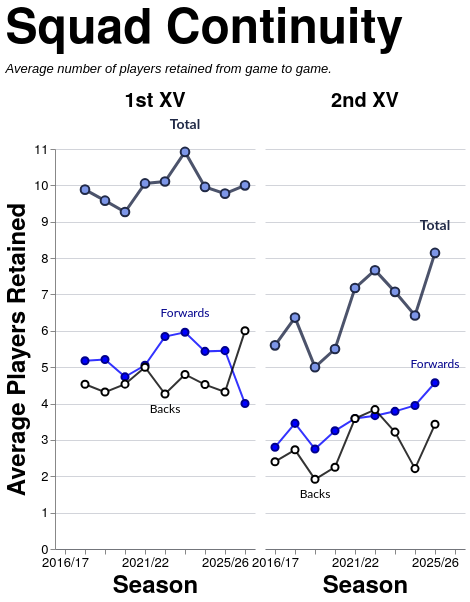

Describe this chart as a Vega-Lite specification.
### Vega-Lite specification from a JSON file in a GitHub repository (floating-point values rounded to 4 significant figures)
{"config": {"axis": {"labelFont": "PT Sans Narrow, Helvetica Neue, Helvetica, Arial, sans-serif", "titleFont": "PT Sans Narrow, Helvetica Neue, Helvetica, Arial, sans-serif", "labelFontSize": 13, "titleFontSize": 24, "gridColor": "#202947", "gridOpacity": 0.2, "zindex": 1}, "text": {"font": "Lato, sans-serif"}, "bar": {"cornerRadiusEnd": 5}, "header": {"labelFont": "PT Sans Narrow, Helvetica Neue, Helvetica, Arial, sans-serif", "titleFont": "PT Sans Narrow, Helvetica Neue, Helvetica, Arial, sans-serif", "labelFontSize": 24, "titleFontSize": 28, "labelFontWeight": "bold", "orient": "left"}, "legend": {"labelFont": "PT Sans Narrow, Helvetica Neue, Helvetica, Arial, sans-serif", "titleFont": "PT Sans Narrow, Helvetica Neue, Helvetica, Arial, sans-serif", "labelFontSize": 14, "titleFontSize": 16, "titlePadding": 5, "fillColor": "white", "strokeColor": "black", "padding": 10, "titleFontWeight": "lighter", "titleFontStyle": "italic", "titleColor": "gray", "offset": 10}, "title": {"font": "PT Sans Narrow, Helvetica Neue, Helvetica, Arial, sans-serif", "fontSize": 48, "fontWeight": "bold", "anchor": "start", "align": "center", "titlePadding": 20, "subtitlePadding": 10, "subtitleFontSize": 13, "subtitleColor": "", "subtitleFontStyle": "italic", "offset": 15, "color": "black"}, "axisX": {"labelAngle": 0}, "facet": {"title": null, "header": null, "align": {"row": "each", "column": "each"}, "spacing": 10}, "resolve": {"scale": {"y": "independent", "facet": "independent"}}, "background": "transparent", "scale": {"offsetBandPaddingOuter": 0.2, "offsetBandPaddingInner": 0.1}, "view": {"stroke": null, "background": "transparent"}}, "data": {"name": "data-42ff90c6efef12682e7249b9466725b0"}, "facet": {"column": {"field": "squad", "header": {"labelExpr": "datum.value + ' XV'", "labelFontSize": 20, "labelPadding": 6}, "sort": ["1st", "2nd"], "title": null, "type": "nominal"}}, "spec": {"layer": [{"mark": {"type": "line", "color": "#202946", "opacity": 0.8, "point": {"filled": true, "color": "#7d96e8", "stroke": "#202946", "size": 75, "strokeWidth": 2}, "strokeWidth": 3}, "encoding": {"detail": [{"field": "unit", "type": "nominal"}], "tooltip": [{"field": "season", "title": "Season", "type": "ordinal"}, {"field": "squad", "title": "Squad", "type": "nominal"}, {"field": "unit", "title": "Unit", "type": "nominal"}, {"field": "retained", "format": ".1f", "title": "Avg Retained", "type": "quantitative"}], "x": {"axis": {"labelAngle": 0, "labelOverlap": "parity"}, "field": "season", "sort": "ascending", "title": "Season", "type": "ordinal"}, "y": {"axis": {"tickMinStep": 1}, "field": "retained", "scale": {"zero": true}, "title": "Average Players Retained", "type": "quantitative"}}, "transform": [{"filter": "(datum.unit === 'Total')"}]}, {"mark": {"type": "line", "color": "blue", "opacity": 0.8, "point": {"filled": true, "color": "blue", "stroke": "darkblue", "size": 50, "strokeWidth": 2}, "strokeWidth": 2}, "encoding": {"detail": [{"field": "unit", "type": "nominal"}], "tooltip": [{"field": "season", "title": "Season", "type": "ordinal"}, {"field": "squad", "title": "Squad", "type": "nominal"}, {"field": "unit", "title": "Unit", "type": "nominal"}, {"field": "retained", "format": ".1f", "title": "Avg Retained", "type": "quantitative"}], "x": {"axis": {"labelAngle": 0, "labelOverlap": "parity"}, "field": "season", "sort": "ascending", "title": "Season", "type": "ordinal"}, "y": {"axis": {"tickMinStep": 1}, "field": "retained", "scale": {"zero": true}, "title": "Average Players Retained", "type": "quantitative"}}, "transform": [{"filter": "(datum.unit === 'Forwards')"}]}, {"mark": {"type": "line", "color": "black", "opacity": 0.8, "point": {"filled": true, "color": "white", "stroke": "black", "size": 50, "strokeWidth": 2}, "strokeWidth": 2}, "encoding": {"detail": [{"field": "unit", "type": "nominal"}], "tooltip": [{"field": "season", "title": "Season", "type": "ordinal"}, {"field": "squad", "title": "Squad", "type": "nominal"}, {"field": "unit", "title": "Unit", "type": "nominal"}, {"field": "retained", "format": ".1f", "title": "Avg Retained", "type": "quantitative"}], "x": {"axis": {"labelAngle": 0, "labelOverlap": "parity"}, "field": "season", "sort": "ascending", "title": "Season", "type": "ordinal"}, "y": {"axis": {"tickMinStep": 1}, "field": "retained", "scale": {"zero": true}, "title": "Average Players Retained", "type": "quantitative"}}, "transform": [{"filter": "(datum.unit === 'Backs')"}]}, {"mark": {"type": "text", "align": "center", "baseline": "bottom", "color": "#202946", "dx": 0, "dy": -20, "fontSize": 14, "fontWeight": "bold"}, "encoding": {"detail": [{"field": "unit", "type": "nominal"}], "text": {"value": "Total"}, "tooltip": [{"field": "season", "title": "Season", "type": "ordinal"}, {"field": "squad", "title": "Squad", "type": "nominal"}, {"field": "unit", "title": "Unit", "type": "nominal"}, {"field": "retained", "format": ".1f", "title": "Avg Retained", "type": "quantitative"}], "x": {"field": "season", "type": "ordinal"}, "y": {"field": "retained", "type": "quantitative"}}, "transform": [{"filter": "(datum.unit === 'Total')"}, {"calculate": "toNumber(split(datum.season, '/')[0])", "as": "season_order"}, {"joinaggregate": [{"op": "max", "field": "retained", "as": "max_value"}, {"op": "min", "field": "retained", "as": "min_value"}], "groupby": ["squad"]}, {"filter": "datum.retained > 0"}, {"filter": "datum.retained == datum.max_value"}, {"window": [{"op": "row_number", "field": "", "as": "rank"}], "groupby": ["squad"], "sort": [{"field": "season_order", "order": "descending"}]}, {"filter": "datum.rank == 1"}]}, {"mark": {"type": "text", "align": "center", "baseline": "bottom", "color": "darkblue", "dx": 0, "dy": -12, "fontSize": 12, "fontWeight": "normal"}, "encoding": {"detail": [{"field": "unit", "type": "nominal"}], "text": {"value": "Forwards"}, "tooltip": [{"field": "season", "title": "Season", "type": "ordinal"}, {"field": "squad", "title": "Squad", "type": "nominal"}, {"field": "unit", "title": "Unit", "type": "nominal"}, {"field": "retained", "format": ".1f", "title": "Avg Retained", "type": "quantitative"}], "x": {"field": "season", "type": "ordinal"}, "y": {"field": "retained", "type": "quantitative"}}, "transform": [{"filter": "(datum.unit === 'Forwards')"}, {"calculate": "toNumber(split(datum.season, '/')[0])", "as": "season_order"}, {"joinaggregate": [{"op": "max", "field": "retained", "as": "max_value"}, {"op": "min", "field": "retained", "as": "min_value"}], "groupby": ["squad"]}, {"filter": "datum.retained > 0"}, {"filter": "datum.retained == datum.max_value"}, {"window": [{"op": "row_number", "field": "", "as": "rank"}], "groupby": ["squad"], "sort": [{"field": "season_order", "order": "descending"}]}, {"filter": "datum.rank == 1"}]}, {"mark": {"type": "text", "align": "center", "baseline": "top", "color": "black", "dx": 0, "dy": 10, "fontSize": 12, "fontWeight": "normal"}, "encoding": {"detail": [{"field": "unit", "type": "nominal"}], "text": {"value": "Backs"}, "tooltip": [{"field": "season", "title": "Season", "type": "ordinal"}, {"field": "squad", "title": "Squad", "type": "nominal"}, {"field": "unit", "title": "Unit", "type": "nominal"}, {"field": "retained", "format": ".1f", "title": "Avg Retained", "type": "quantitative"}], "x": {"field": "season", "type": "ordinal"}, "y": {"field": "retained", "type": "quantitative"}}, "transform": [{"filter": "(datum.unit === 'Backs')"}, {"calculate": "toNumber(split(datum.season, '/')[0])", "as": "season_order"}, {"joinaggregate": [{"op": "max", "field": "retained", "as": "max_value"}, {"op": "min", "field": "retained", "as": "min_value"}], "groupby": ["squad"]}, {"filter": "datum.retained > 0"}, {"filter": "datum.retained == datum.min_value"}, {"window": [{"op": "row_number", "field": "", "as": "rank"}], "groupby": ["squad"], "sort": [{"field": "season_order", "order": "descending"}]}, {"filter": "datum.rank == 1"}]}, {"mark": {"type": "point", "color": "#7d96e8", "filled": true, "size": 250, "stroke": "#202946", "strokeWidth": 3}, "encoding": {"detail": [{"field": "unit", "type": "nominal"}], "tooltip": [{"field": "season", "title": "Season", "type": "ordinal"}, {"field": "squad", "title": "Squad", "type": "nominal"}, {"field": "unit", "title": "Unit", "type": "nominal"}, {"field": "retained", "format": ".1f", "title": "Avg Retained", "type": "quantitative"}], "x": {"axis": {"labelAngle": 0, "labelOverlap": "parity"}, "field": "season", "sort": "ascending", "title": "Season", "type": "ordinal"}, "y": {"axis": {"tickMinStep": 1}, "field": "retained", "scale": {"zero": true}, "title": "Average Players Retained", "type": "quantitative"}}, "transform": [{"filter": "datum.unit === 'Total' && datum.isSelected"}]}, {"mark": {"type": "point", "color": "blue", "filled": true, "size": 180, "stroke": "darkblue", "strokeWidth": 3}, "encoding": {"detail": [{"field": "unit", "type": "nominal"}], "tooltip": [{"field": "season", "title": "Season", "type": "ordinal"}, {"field": "squad", "title": "Squad", "type": "nominal"}, {"field": "unit", "title": "Unit", "type": "nominal"}, {"field": "retained", "format": ".1f", "title": "Avg Retained", "type": "quantitative"}], "x": {"axis": {"labelAngle": 0, "labelOverlap": "parity"}, "field": "season", "sort": "ascending", "title": "Season", "type": "ordinal"}, "y": {"axis": {"tickMinStep": 1}, "field": "retained", "scale": {"zero": true}, "title": "Average Players Retained", "type": "quantitative"}}, "transform": [{"filter": "datum.unit === 'Forwards' && datum.isSelected"}]}, {"mark": {"type": "point", "color": "white", "filled": true, "size": 180, "stroke": "black", "strokeWidth": 3}, "encoding": {"detail": [{"field": "unit", "type": "nominal"}], "tooltip": [{"field": "season", "title": "Season", "type": "ordinal"}, {"field": "squad", "title": "Squad", "type": "nominal"}, {"field": "unit", "title": "Unit", "type": "nominal"}, {"field": "retained", "format": ".1f", "title": "Avg Retained", "type": "quantitative"}], "x": {"axis": {"labelAngle": 0, "labelOverlap": "parity"}, "field": "season", "sort": "ascending", "title": "Season", "type": "ordinal"}, "y": {"axis": {"tickMinStep": 1}, "field": "retained", "scale": {"zero": true}, "title": "Average Players Retained", "type": "quantitative"}}, "transform": [{"filter": "datum.unit === 'Backs' && datum.isSelected"}]}], "height": 400, "width": 200}, "spacing": 10, "title": {"text": "Squad Continuity", "subtitle": ["Average number of players retained from game to game."]}, "$schema": "https://vega.github.io/schema/vega-lite/v5.20.1.json", "datasets": {"data-42ff90c6efef12682e7249b9466725b0": [{"season": "2017/18", "squad": "1st", "unit": "Total", "retained": 9.882}, {"season": "2017/18", "squad": "1st", "unit": "Forwards", "retained": 5.176}, {"season": "2017/18", "squad": "1st", "unit": "Backs", "retained": 4.529}, {"season": "2018/19", "squad": "1st", "unit": "Total", "retained": 9.579}, {"season": "2018/19", "squad": "1st", "unit": "Forwards", "retained": 5.211}, {"season": "2018/19", "squad": "1st", "unit": "Backs", "retained": 4.316}, {"season": "2019/20", "squad": "1st", "unit": "Total", "retained": 9.267}, {"season": "2019/20", "squad": "1st", "unit": "Forwards", "retained": 4.733}, {"season": "2019/20", "squad": "1st", "unit": "Backs", "retained": 4.533}, {"season": "2021/22", "squad": "1st", "unit": "Total", "retained": 10.05}, {"season": "2021/22", "squad": "1st", "unit": "Forwards", "retained": 5.053}, {"season": "2021/22", "squad": "1st", "unit": "Backs", "retained": 5.0}, {"season": "2022/23", "squad": "1st", "unit": "Total", "retained": 10.11}, {"season": "2022/23", "squad": "1st", "unit": "Forwards", "retained": 5.842}, {"season": "2022/23", "squad": "1st", "unit": "Backs", "retained": 4.263}, {"season": "2023/24", "squad": "1st", "unit": "Total", "retained": 10.92}, {"season": "2023/24", "squad": "1st", "unit": "Forwards", "retained": 5.96}, {"season": "2023/24", "squad": "1st", "unit": "Backs", "retained": 4.8}, {"season": "2024/25", "squad": "1st", "unit": "Total", "retained": 9.957}, {"season": "2024/25", "squad": "1st", "unit": "Forwards", "retained": 5.435}, {"season": "2024/25", "squad": "1st", "unit": "Backs", "retained": 4.522}, {"season": "2025/26", "squad": "1st", "unit": "Total", "retained": 9.773}, {"season": "2025/26", "squad": "1st", "unit": "Forwards", "retained": 5.455}, {"season": "2025/26", "squad": "1st", "unit": "Backs", "retained": 4.318}, {"season": "2026/27", "squad": "1st", "unit": "Total", "retained": 10.0}, {"season": "2026/27", "squad": "1st", "unit": "Forwards", "retained": 4.0}, {"season": "2026/27", "squad": "1st", "unit": "Backs", "retained": 6.0}, {"season": "2016/17", "squad": "2nd", "unit": "Total", "retained": 5.6}, {"season": "2016/17", "squad": "2nd", "unit": "Forwards", "retained": 2.8}, {"season": "2016/17", "squad": "2nd", "unit": "Backs", "retained": 2.4}, {"season": "2017/18", "squad": "2nd", "unit": "Total", "retained": 6.364}, {"season": "2017/18", "squad": "2nd", "unit": "Forwards", "retained": 3.455}, {"season": "2017/18", "squad": "2nd", "unit": "Backs", "retained": 2.727}, {"season": "2018/19", "squad": "2nd", "unit": "Total", "retained": 5.0}, {"season": "2018/19", "squad": "2nd", "unit": "Forwards", "retained": 2.75}, {"season": "2018/19", "squad": "2nd", "unit": "Backs", "retained": 1.917}, {"season": "2019/20", "squad": "2nd", "unit": "Total", "retained": 5.5}, {"season": "2019/20", "squad": "2nd", "unit": "Forwards", "retained": 3.25}, {"season": "2019/20", "squad": "2nd", "unit": "Backs", "retained": 2.25}, {"season": "2021/22", "squad": "2nd", "unit": "Total", "retained": 7.176}, {"season": "2021/22", "squad": "2nd", "unit": "Forwards", "retained": 3.588}, {"season": "2021/22", "squad": "2nd", "unit": "Backs", "retained": 3.588}, {"season": "2022/23", "squad": "2nd", "unit": "Total", "retained": 7.667}, {"season": "2022/23", "squad": "2nd", "unit": "Forwards", "retained": 3.667}, {"season": "2022/23", "squad": "2nd", "unit": "Backs", "retained": 3.833}, {"season": "2023/24", "squad": "2nd", "unit": "Total", "retained": 7.071}, {"season": "2023/24", "squad": "2nd", "unit": "Forwards", "retained": 3.786}, {"season": "2023/24", "squad": "2nd", "unit": "Backs", "retained": 3.214}, {"season": "2024/25", "squad": "2nd", "unit": "Total", "retained": 6.421}, {"season": "2024/25", "squad": "2nd", "unit": "Forwards", "retained": 3.947}, {"season": "2024/25", "squad": "2nd", "unit": "Backs", "retained": 2.211}, {"season": "2025/26", "squad": "2nd", "unit": "Total", "retained": 8.143}, {"season": "2025/26", "squad": "2nd", "unit": "Forwards", "retained": 4.571}, {"season": "2025/26", "squad": "2nd", "unit": "Backs", "retained": 3.429}]}}
